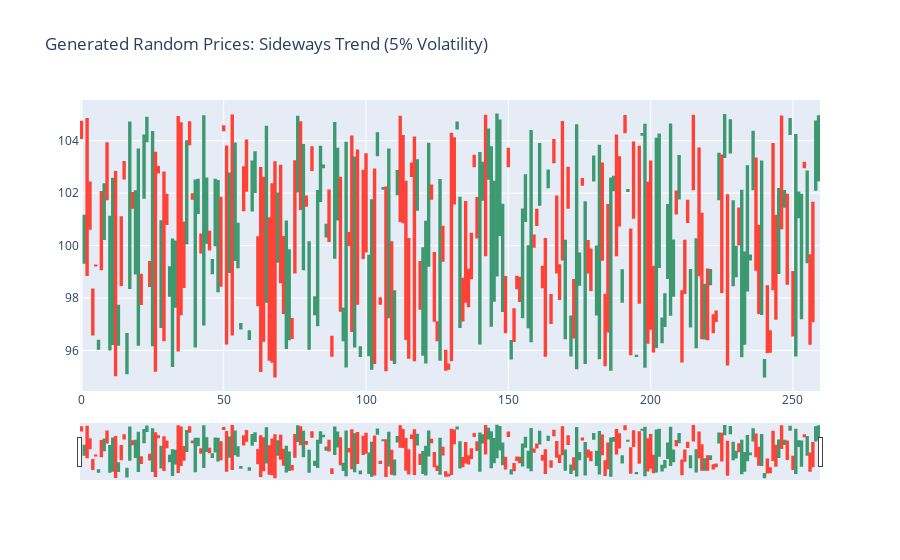

Notebook code for this chart:
### Code cell
uniform_distr_0 = generate_sidewaystrend_ticker_data(100)

_ = plot_candles_OC(uniform_distr_0, "Generated Random Prices: Sideways Trend (5% Volatility)")

### Figure 1 — Plotly figure (JSON) as saved in the notebook; plotly's stock layout.template omitted (floating-point values rounded to 4 significant figures; data arrays with more than 128 entries replaced by an {"elided": "..."} marker saying what was removed)
{"data": [{"close": {"elided": "260 float values"}, "high": {"elided": "260 float values"}, "low": {"elided": "260 float values"}, "open": {"elided": "260 float values"}, "type": "candlestick", "x": {"elided": "260 int values"}}], "layout": {"title": {"text": "Generated Random Prices: Sideways Trend (5% Volatility)"}}}
